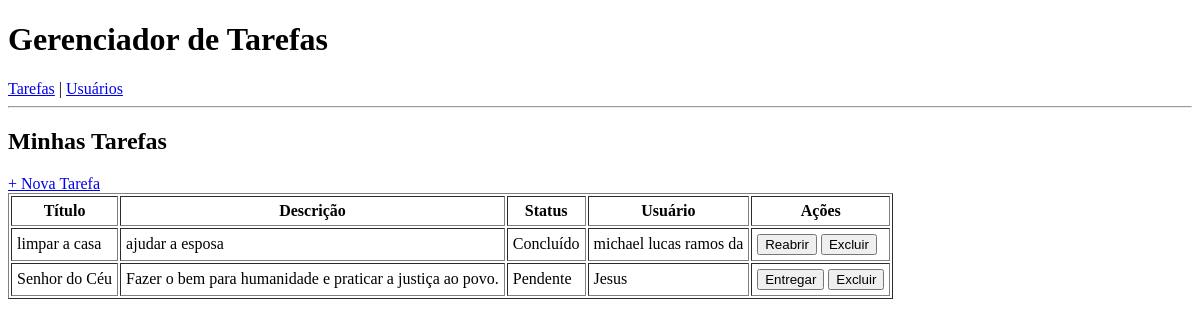
/tasks, run on an earlier commit of the app's database.
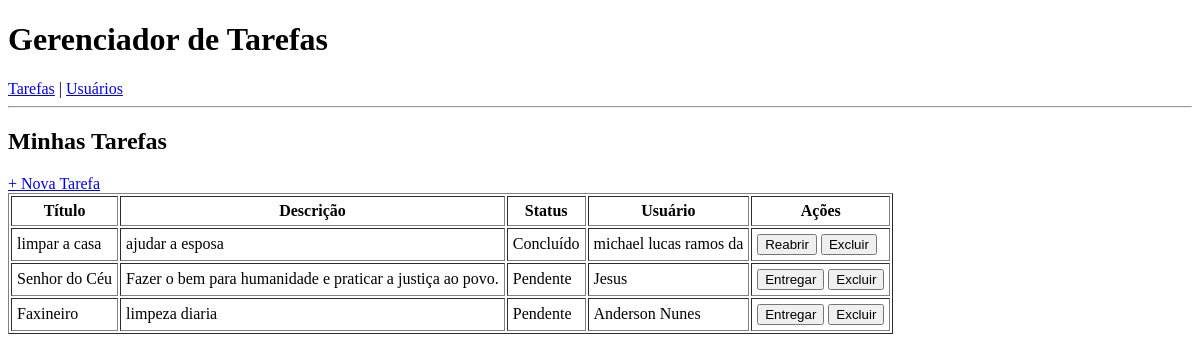
And on a later commit of the database.
### models/task.py (models this page shows, shortened)
class Task(db.Model):
    __tablename__ = "tasks"
    id = db.Column(db.Integer, primary_key=True)
    title = db.Column(db.String(100), nullable=False)
    description = db.Column(db.Text, nullable=False)
    user_id = db.Column(db.Integer, db.ForeignKey("users.id"), nullable=False)
    status = db.Column(db.String(20), default="Pendente")
    user = db.relationship("User", back_populates="tasks")

### models/user.py (models this page shows, shortened)
class User(db.Model):
    __tablename__ = 'users'
    id = db.Column(db.Integer, primary_key=True)
    name = db.Column(db.String(100), nullable=False)
    email = db.Column(db.String(100), unique=True, nullable=False)
    tasks = db.relationship("Task", back_populates="user", cascade="all, delete-orphan")

### controllers/task_controller.py (the view)
    @staticmethod
    def list_tasks():
        tasks = Task.query.all()
        return render_template("tasks.html", tasks=tasks)

### view/templates/tasks.html
{% extends "base.html" %}
{% block content %}
<h2>Minhas Tarefas</h2>
<a href="{{ url_for('create_task') }}">+ Nova Tarefa</a>
<table border="1" cellpadding="5">
    <tr>
        <th>Título</th>
        <th>Descrição</th>
        <th>Status</th>
        <th>Usuário</th>
        <th>Ações</th>
    </tr>
    {% for task in tasks %}
    <tr>
        <td>{{ task.title }}</td>
        <td>{{ task.description }}</td>
        <td>{{ task.status }}</td>
        <td>{{ task.user.name }}</td>
        <td>
    <form action="{{ url_for('update_task_status', task_id=task.id) }}" method="post" style="display:inline;">
        {% if task.status == 'Pendente' %}
            <button type="submit">Entregar</button>
        {% elif task.status == 'Concluído' %}
            <button type="submit">Reabrir</button>
        {% endif %}
    </form>
    <form action="{{ url_for('delete_task', task_id=task.id) }}" method="post" style="display:inline;">
        <button type="submit">Excluir</button>
    </form>
</td>
    </tr>
    {% endfor %}
</table>
{% endblock %}

### view/templates/base.html (shortened to what this page needs)
<!DOCTYPE html>
<html lang="pt-br">
<head>
</head>
<body>
    <h1>Gerenciador de Tarefas</h1>
    <nav>
        <a href="{{ url_for('list_tasks') }}">Tarefas</a> |
        <a href="{{ url_for('index') }}">Usuários</a>
    </nav>
    <hr>
    {% block content %}{% endblock %}
</body>
</html>

What changed in the data, as far as the page shows it:
added Task: title "Faxineiro", description "limpeza diaria", status "Pendente", user.name "Anderson Nunes", shows "Entregar"
